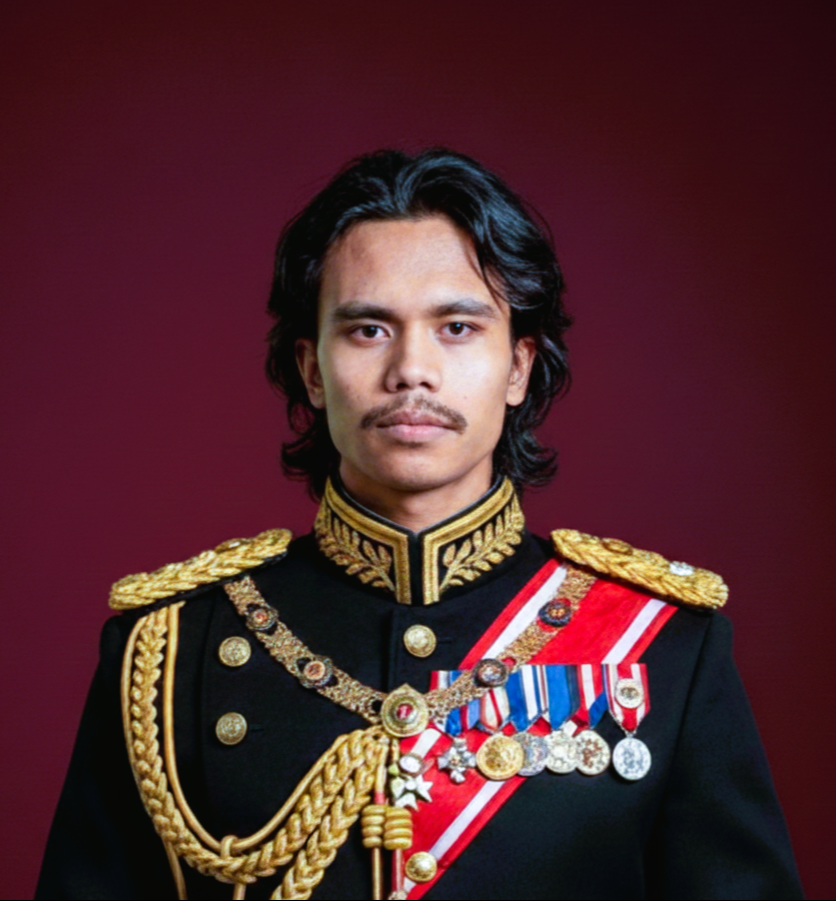
#> input picture opencv/perfect1.PNG, 836 x 901 px
$ jupyter execute region_of_interest.ipynb
#> lines starting #> are read from the running program, lines starting #| are printed output that depends on the picture
[cell 1]
import cv2

image = cv2.imread("perfect1.PNG", cv2.IMREAD_COLOR)
#> image is the input picture: shape (901, 836, 3); mean B, G, R 45.3, 41.1, 79.5

print(image)
#> (printed output is left out)

h, w = image.shape[:2]
#> h = 901; w = 836

print("Height = {}, Width = {}".format(h,w))
#| Height = 901, Width = 836

[cell 2]
(B,G,R) = image[100,100]
#> B = 26; G = 15; R = 66


print("R = {}, G={}, B= {}".format(R,G,B))
#| R = 66, G=15, B= 26

[cell 3]
B = image[100,100,0]

print("B = {}".format(B))
#| B = 26

[cell 4]
roi = image[100: 500, 200: 700]
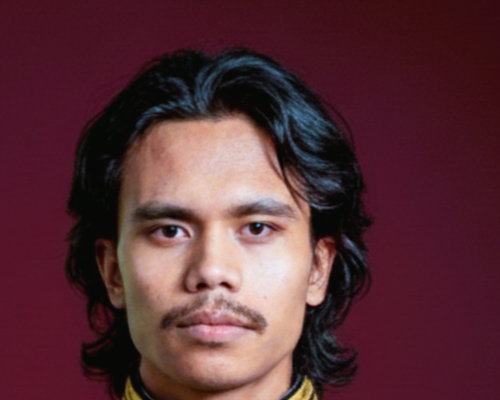
#> roi: shape (400, 500, 3); mean B, G, R 54.8, 47.6, 88.7

cv2.imshow("ROI",roi)
cv2.waitKey(0)

[cell 5]
resize = cv2.resize(image, (1000,1000))
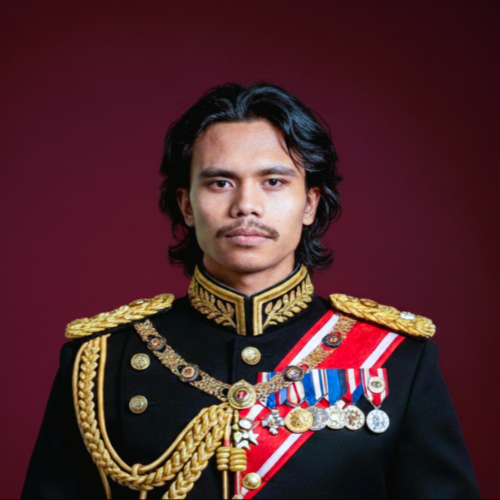
#> resize: shape (1000, 1000, 3) (shown at 1/2 size); mean B, G, R 45.2, 40.9, 79.4

cv2.imshow("Resized image", resize)

cv2.waitKey(0)

[cell 6]
ratio = 800 / w
#> ratio = 0.957

dim = (800, int(h * ratio))
#> dim = (800, 862)

resize_aspect = cv2.resize(image, dim)

cv2.imshow('Resized image', resize_aspect)

cv2.waitKey(0)

[cell 7]
output = image.copy()

rectangle = cv2.rectangle(output, (1500,900),(600,400),(255,0,0),2)

text = cv2.putText(output, 'Opencv Demo', (500,550),cv2.FONT_HERSHEY_SIMPLEX, 4, (255,0,0),2)
